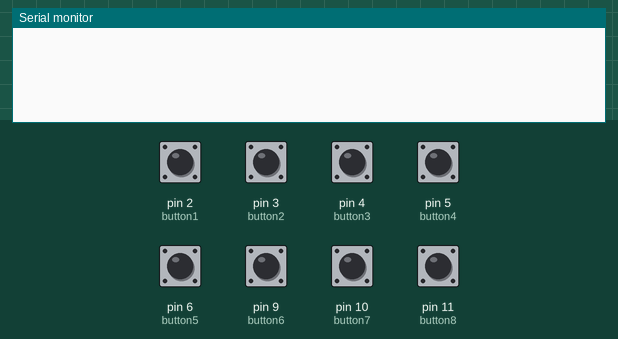
Bench run of a sketch on a simulated Arduino Uno, built with avr-gcc and run on an emulated ATmega328P. On the bench: the last lines printed to the serial monitor. The inputs (shaded band) are chosen by the test bench; at power-on: pin 2 (button1), pin 3 (button2), pin 4 (button3), pin 5 (button4), pin 6 (button5), pin 9 (button6), pin 10 (button7), pin 11 (button8) HIGH.

Above: at 1.2 s.
1.3 s: pin 2 (button1) pulled LOW for 0.25 s
At 2.6 s:
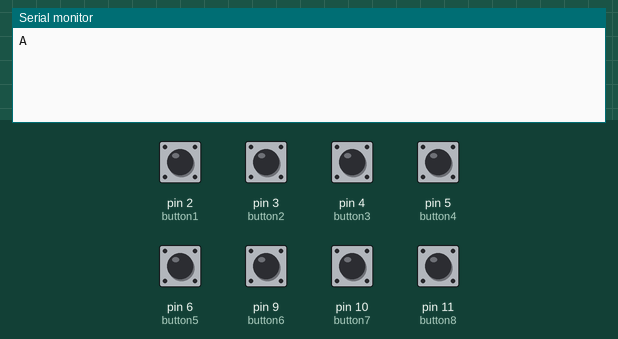
3.0 s: pin 3 (button2) pulled LOW for 0.25 s
At 3.8 s:
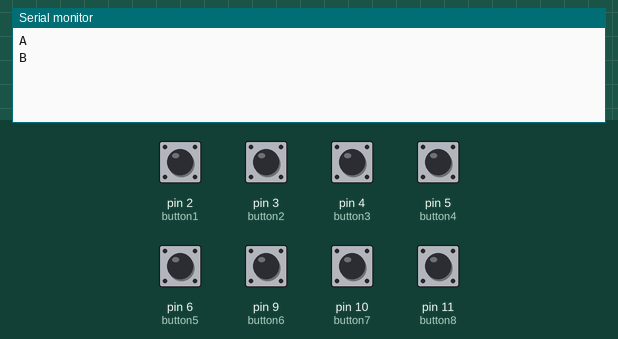
4.7 s: pin 4 (button3) pulled LOW for 0.25 s
At 5.2 s:
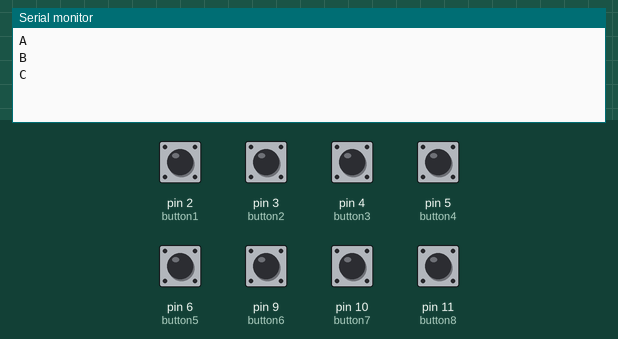
6.4 s: pin 5 (button4) pulled LOW for 0.25 s
At 7.6 s:
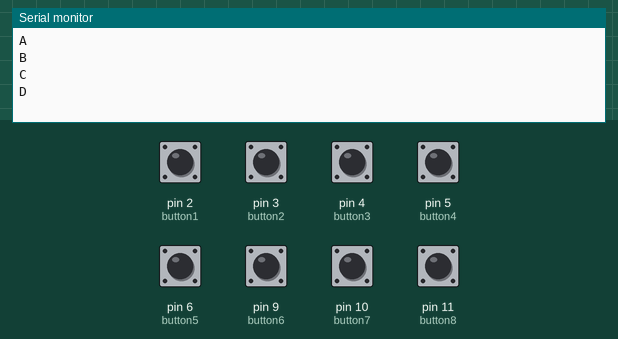
8.1 s: pin 6 (button5) pulled LOW for 0.25 s
At 9.0 s:
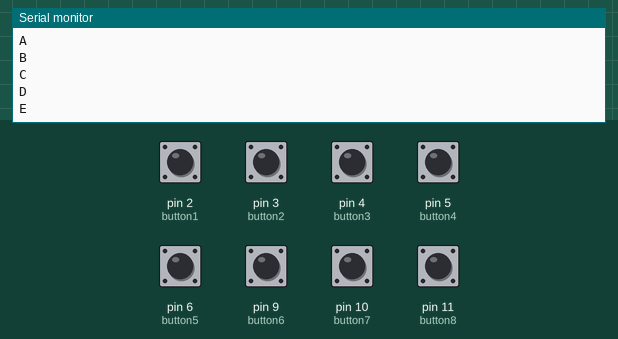
9.8 s: pin 9 (button6) pulled LOW for 0.25 s
At 10.2 s:
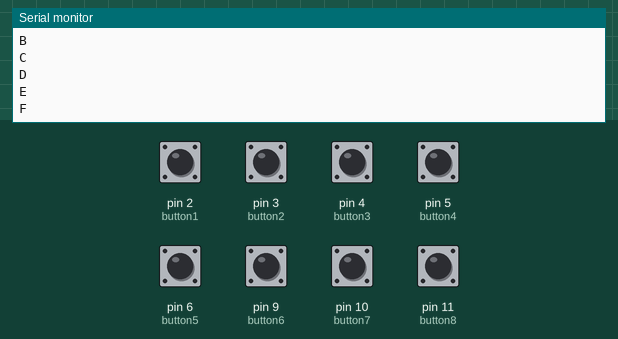

The sketch:

final_mast.ino
```cpp
#define button1 2
#define button2 3
#define button3 4
#define button4 5
#define button5 6
#define button6 9
#define button7 10
#define button8 11

int value = 0;
void setup() {

  Serial.begin(38400);
  pinMode(button1, INPUT_PULLUP);
  pinMode(button2, INPUT_PULLUP);
  pinMode(button3, INPUT_PULLUP);
  pinMode(button4, INPUT_PULLUP);
  pinMode(button5, INPUT_PULLUP);
  pinMode(button6, INPUT_PULLUP);
  pinMode(button7, INPUT_PULLUP);
  pinMode(button8, INPUT_PULLUP);
}

void loop() {
  int val1 = digitalRead(button1);
  int val2 = digitalRead(button2);
  int val3 = digitalRead(button3);
  int val4 = digitalRead(button4);
  int val5 = digitalRead(button5);
  int val6 = digitalRead(button6);
  int val7 = digitalRead(button7);
  int val8 = digitalRead(button8);
  if(val1 == 0 ){
    Serial.println("A");
    delay(200);
  }else if(val2 == 0 ){
    Serial.println("B");
    delay(200);
  }else if(val3 == 0 ){
    Serial.println("C");
    delay(200);
  } else if(val4 == 0 ){
    Serial.println("D");
    delay(200);
  } else if(val5 == 0 ){
    Serial.println("E");
    delay(200);
  } else if(val6 == 0 ){
    Serial.println("F");
    delay(200);
  } else if(val7 == 0 ){
    Serial.println("G");
    delay(200);
  } else if(val8 == 0 ){
    Serial.println("H");
    delay(200);
  }
  delay(200);
}
```

Measured:
- after the input at 1.3 s, the serial monitor: prints a new line after 0.10 s (image 1)
- after the input at 3.0 s, the serial monitor: prints a new line at once (image 2)
- after the input at 4.7 s, the serial monitor: prints a new line after 0.10 s (image 3)
- after the input at 6.4 s, the serial monitor: prints a new line at once (image 4)
- after the input at 8.1 s, the serial monitor: prints a new line after 0.10 s (image 5)
- after the input at 9.8 s, the serial monitor: prints a new line at once (image 6)
